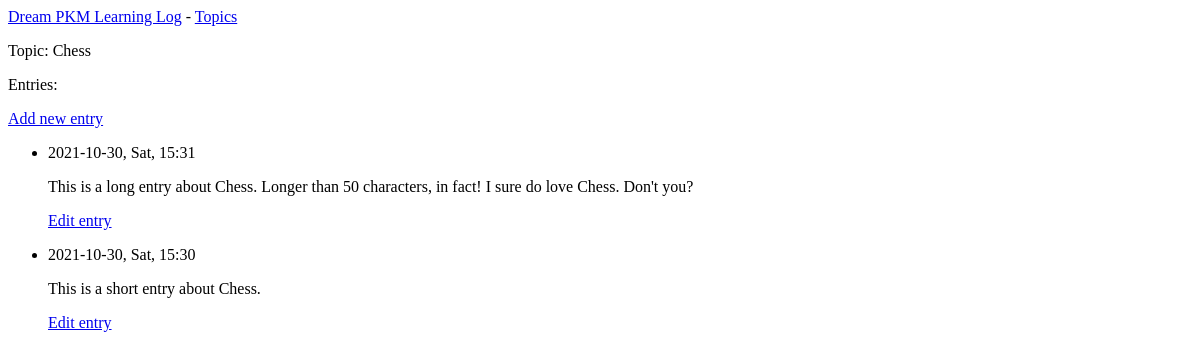
The app's page /topics/1/, older data.
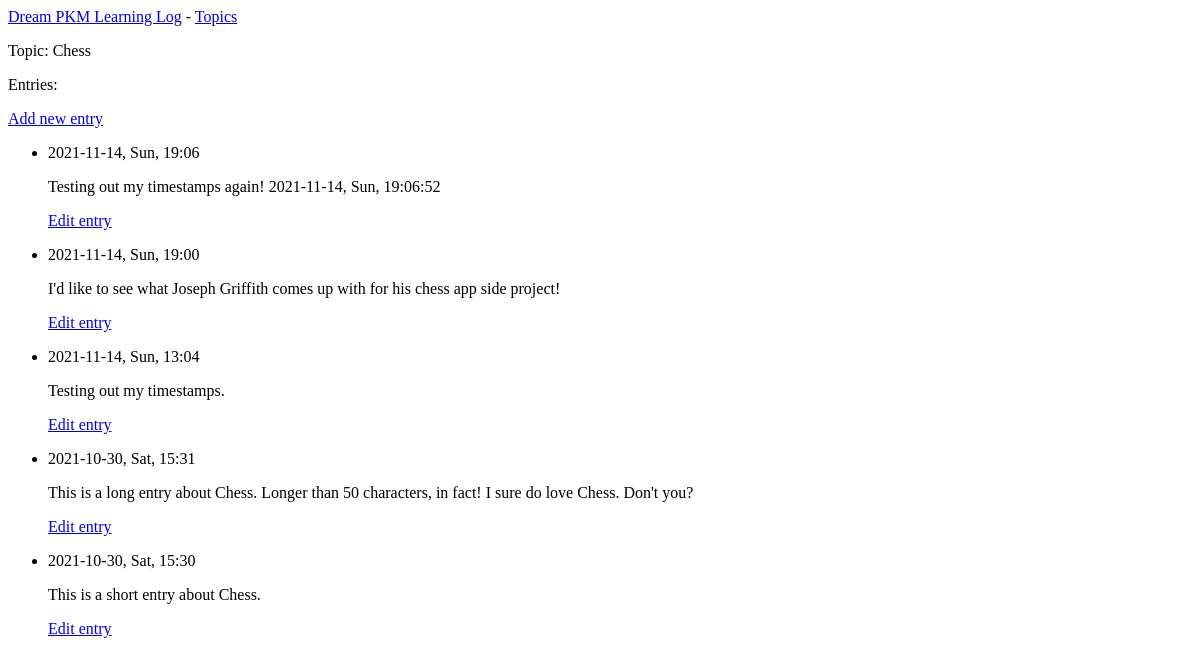
The same page, newer data.
### learning_logs/models.py (models this page shows, shortened)
class Entry(models.Model):
    topic = models.ForeignKey(Topic, on_delete=models.CASCADE)
    text = models.TextField()
    date_added = models.DateTimeField(auto_now_add=True)
    class Meta:
        verbose_name_plural = 'entries'

### learning_logs/views.py (the view)
# urls.py: path('topics/<int:topic_id>/', views.topic, name='topic'),
def topic(request, topic_id):
    topic = Topic.objects.get(id=topic_id)
    entries = topic.entry_set.order_by('-date_added')
    context = {'topic': topic, 'entries': entries}
    return render(request, 'learning_logs/topic.html', context)

### learning_logs/models.py (called while the page is built)
    def __str__(self):
        return self.text

### learning_logs/templates/learning_logs/topic.html
{% extends 'learning_logs/base.html' %}
{% block content %}
    <p>Topic: {{ topic }}</p>
    <p>Entries:</p>
    <p>
        <a href="{% url 'learning_logs:new_entry' topic.id %}">Add new entry</a>
    </p>
    <ul>
    {% for entry in entries %}
        <li>
            <p>{{ entry.date_added|date:'Y-m-d, D, H:i' }}</p>
            <p>{{ entry.text|linebreaks }}</p>
            <p>
                <a href="{% url 'learning_logs:edit_entry' entry.id %}">Edit entry</a>
            </p>
        </li>
    {% empty %}
        <li>There are no entries for this topic yet.</li>
    {% endfor %}
    </ul>
{% endblock content %}

Row changes from the older to the newer data that the page shows:
added Entry: date_added "2021-11-14, Sun, 19:06", text "Testing out my timestamps again! 2021-11-14, Sun, 19:06:52"
added Entry: date_added "2021-11-14, Sun, 19:00", text "I'd like to see what Joseph Griffith comes up with for his chess app side project!"
added Entry: date_added "2021-11-14, Sun, 13:04", text "Testing out my timestamps."
